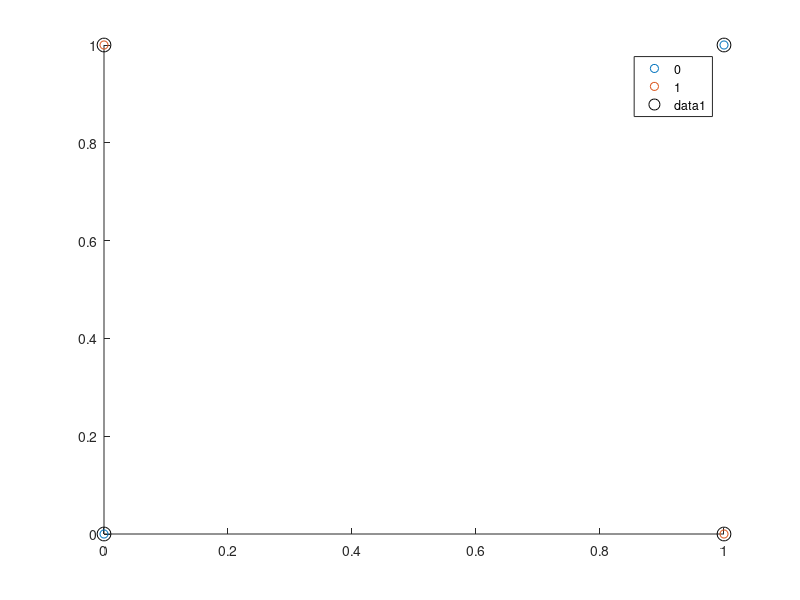

Write the MATLAB code that produced this figure.
%%Experiment No. 6
% Arjun Thakur ENTC A
% 17070123023 (G1)
X=[0 0; 0 1; 1 0; 1 1];
Y=[0; 1; 1; 0];
Mdl=fitcsvm(X,Y,'KernelFunction','rbf');
sv=Mdl.SupportVectors;
figure
gscatter(X(:,1),X(:,2),Y);
hold on
plot(sv(:,1),sv(:,2),'ko','MarkerSize',10);
hold off
